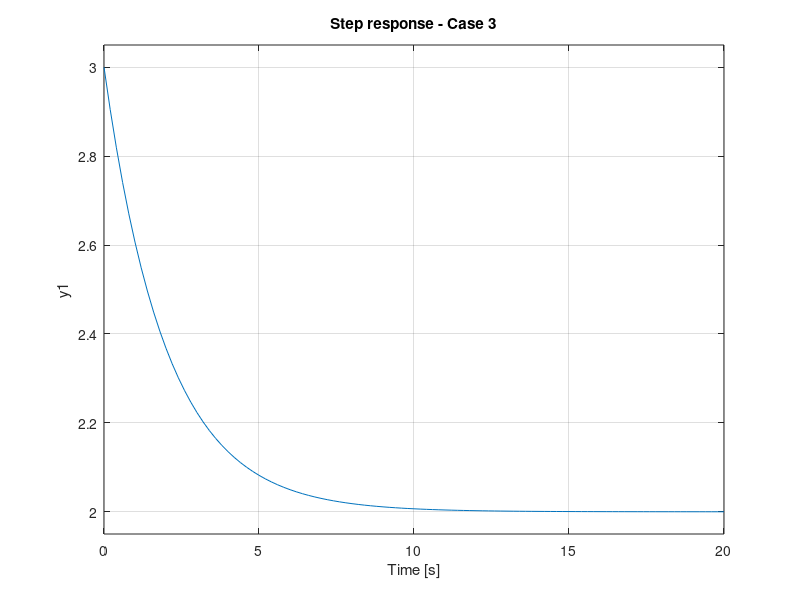
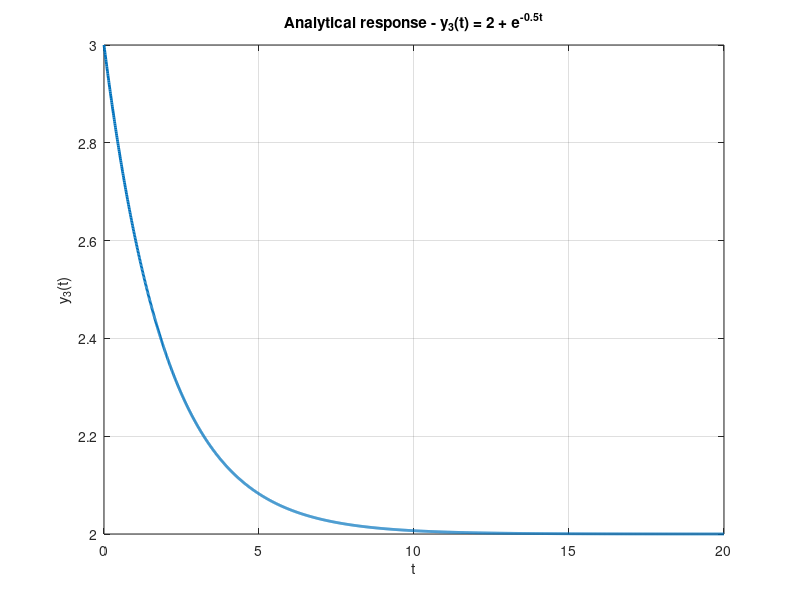
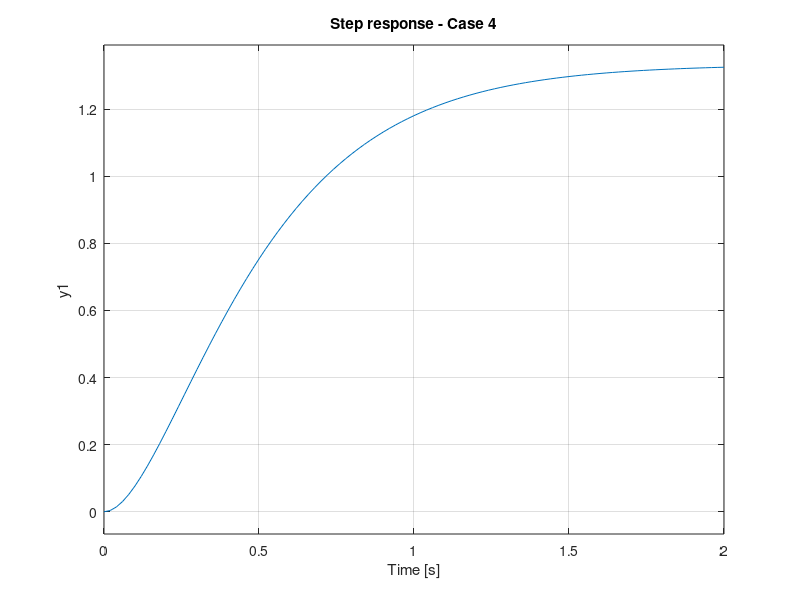
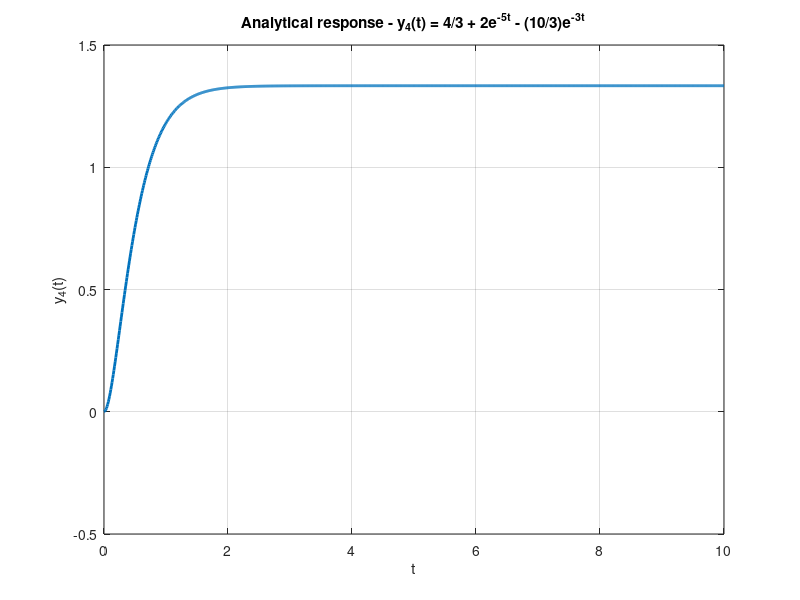

Reproduce these figures in MATLAB, in order.
clc; clear; close all;
s = tf('s');

%% 3)
H3 = (3*s + 1)/(s + 0.5);
t3 = 0:0.01:20;
y3 = 2 + exp(-0.5*t3);

figure;
step(H3);
grid on;
title('Step response - Case 3');

figure;
plot(t3, y3, 'LineWidth', 2);
grid on;
xlabel('t'); ylabel('y_3(t)');
title('Analytical response - y_3(t) = 2 + e^{-0.5t}');

%% 4)
H4 = 20/((s+5)*(s+3));
t4 = 0:0.01:10;
y4 = 4/3 + 2*exp(-5*t4) - (10/3)*exp(-3*t4);

figure;
step(H4);
grid on;
title('Step response - Case 4');

figure;
plot(t4, y4, 'LineWidth', 2);
grid on;
xlabel('t'); ylabel('y_4(t)');
title('Analytical response - y_4(t) = 4/3 + 2e^{-5t} - (10/3)e^{-3t}');

%% 5)
H5 = (3*s)/(s+2);
t5 = 0:0.01:10;
y5 = 3*exp(-2*t5);

figure;
step(H5);
grid on;
title('Step response - Case 5');

figure;
plot(t5, y5, 'LineWidth', 2);
grid on;
xlabel('t'); ylabel('y_5(t)');
title('Analytical response - y_5(t) = 3e^{-2t}');

%% 6)
H6 = 21/(s*(s+7));
t6 = 0:0.01:5;
y6 = -3/7 + 3*t6 + (3/7)*exp(-7*t6);

figure;
step(H6);
grid on;
title('Step response - Case 6');

figure;
plot(t6, y6, 'LineWidth', 2);
grid on;
xlabel('t'); ylabel('y_6(t)');
title('Analytical response - y_6(t) = -3/7 + 3t + (3/7)e^{-7t}');

%%7)
H7 = 16/(s^2 + 2*s + 16);

% Step response from transfer function
figure;
step(H7);
grid on;
title('Step response for H(s) = 16/(s^2 + 2s + 16)');

% Analytical response
t = 0:0.01:10;
y7 = 1 - exp(-t).*cos(sqrt(15)*t) - (1/sqrt(15))*exp(-t).*sin(sqrt(15)*t);

figure;
plot(t, y7, 'LineWidth', 2);
grid on;
xlabel('t');
ylabel('y_7(t)');
title('Analytical response for case 7');
